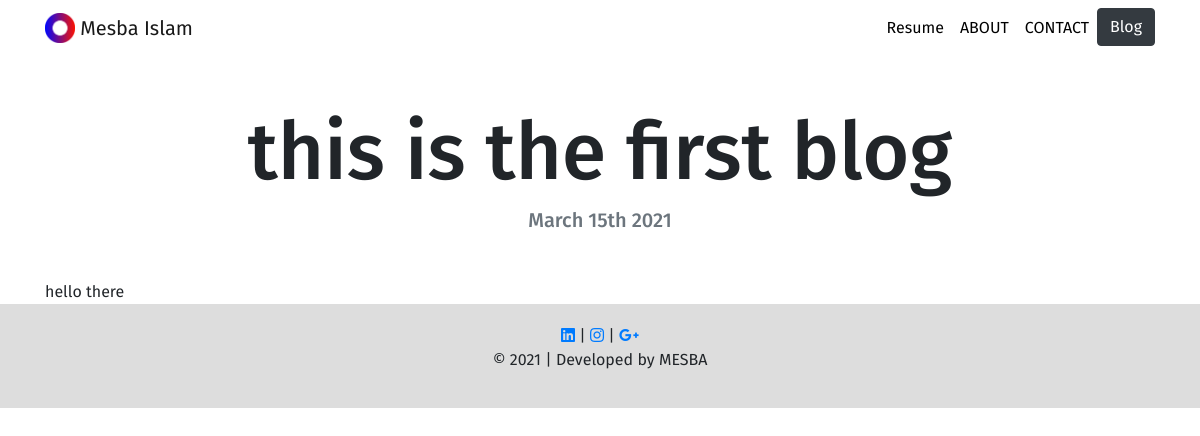
Page /blog/1/ on the committed database.
### blog/models.py (models this page shows, shortened)
class Blog(models.Model):
    title = models.CharField(max_length=200)
    description = models.TextField()
    date = models.DateField()

### blog/views.py (the view)
# urls.py: path('<int:blog_id>/',views.detail, name='detail'),
def detail(request, blog_id):
    blog = get_object_or_404(Blog, pk=blog_id)
    return render(request, 'blog/detail.html',{'blog':blog})

### blog/templates/blog/detail.html
{% extends "projects/navtemp.html" %}
{% load static %}
{% block content %}
<h1 class="text-center mt-5" id="blogdetailtitle">{{ blog.title }}</h1>
<h5 class="text-center text-muted mb-5">{{ blog.date|date:'F jS Y' }}</h5>
{{ blog.description|safe }}
{% endblock %}

### projects/static/projects/custom.css (style rules this page uses)
body { font-family: 'Fira Sans', sans-serif; height: 100%; }
@media (min-width: 992px) { #blogdetailtitle { font-size: 5rem; } }

### rows in the picture
Blog: title "this is the first blog", date "March 15th 2021", description "hello there"
